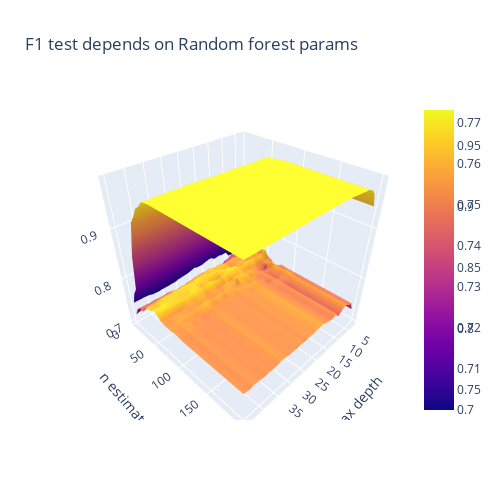

Write notebook code for a chart like this one.
### Code cell
fig = go.Figure(data=[go.Surface(z=f1_test_scores, x=depths, y=n_estims),
                      go.Surface(z=f1_train_scores, x=depths, y=n_estims)
                     ])
fig.update_layout(scene = dict(zaxis_title="f1 score",
                               xaxis_title="max depth",
                               yaxis_title="n estimators"),
                  title='F1 test depends on Random forest params', autosize=False,
                  width=500, height=500,
                 )
fig.show()

### Figure 1 — Plotly figure (JSON) as saved in the notebook; plotly's stock layout.template omitted (floating-point values rounded to 4 significant figures; data arrays with more than 128 entries replaced by an {"elided": "..."} marker saying what was removed)
{"data": [{"type": "surface", "x": [3, 4, 5, 7, 8, 10, 11, 13, 14, 16, 17, 18, 20, 21, 23, 24, 26, 27, 29, 30, 31, 33, 34, 36, 37, 39, 40, 42, 43, 45], "y": [5, 11, 18, 25, 31, 38, 45, 52, 58, 65, 72, 78, 85, 92, 99, 105, 112, 119, 126, 132, 139, 146, 152, 159, 166, 173, 179, 186, 193, 200], "z": {"elided": "30x30 float values"}}, {"type": "surface", "x": [3, 4, 5, 7, 8, 10, 11, 13, 14, 16, 17, 18, 20, 21, 23, 24, 26, 27, 29, 30, 31, 33, 34, 36, 37, 39, 40, 42, 43, 45], "y": [5, 11, 18, 25, 31, 38, 45, 52, 58, 65, 72, 78, 85, 92, 99, 105, 112, 119, 126, 132, 139, 146, 152, 159, 166, 173, 179, 186, 193, 200], "z": {"elided": "30x30 float values"}}], "layout": {"autosize": false, "height": 500, "scene": {"xaxis": {"title": {"text": "max depth"}}, "yaxis": {"title": {"text": "n estimators"}}, "zaxis": {"title": {"text": "f1 score"}}}, "title": {"text": "F1 test depends on Random forest params"}, "width": 500}}
